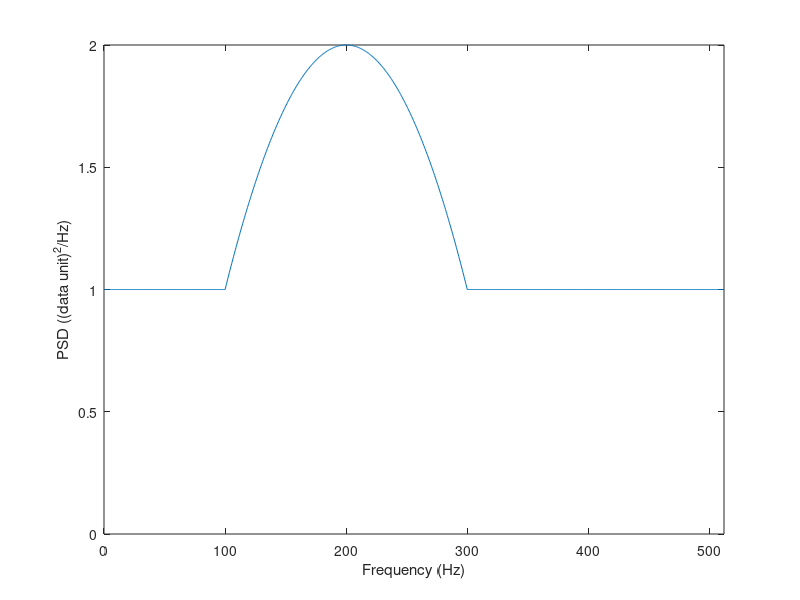

The MATLAB source for this figure: (Note: this script raises an error after producing the figure.)
% parameters
snr = 10;
nSamples = 2048;
sampFreq = 1024;
timeVec = (0:(nSamples-1))/sampFreq;

% Generate the signal that is to be normalized
% Implementing Linear Transient Chirp signal directly
A = 1; % Amplitude value does not matter as it will be changed in the normalization
ta = 0.5; % Start time
td = 1.0; % Decay time constant
f0 = 50; % Starting frequency
f1 = 300; % Ending frequency
sigVec = zeros(size(timeVec));
for idx = 1:length(timeVec)
    t = timeVec(idx);
    if t >= ta
        f = f0 + (f1-f0)*(t-ta)/td;
        sigVec(idx) = A * exp(-(t-ta)/td) * sin(2*pi*f*(t-ta));
    end
end

% We will use the noise PSD used in colGaussNoiseDemo.m but add a constant
% to remove the parts that are zero.
noisePSD = @(f) (f>=100 & f<=300).*(f-100).*(300-f)/10000 + 1;

% Generate the PSD vector to be used in the normalization. Should be
% generated for all positive DFT frequencies. 
dataLen = nSamples/sampFreq;
kNyq = floor(nSamples/2)+1;
posFreq = (0:(kNyq-1))*(1/dataLen);
psdPosFreq = noisePSD(posFreq);
figure;
plot(posFreq,psdPosFreq);
axis([0,posFreq(end),0,max(psdPosFreq)]);
xlabel('Frequency (Hz)');
ylabel('PSD ((data unit)^2/Hz)');

% Calculation of the norm
% Implementing inner product calculation directly
fftSig = fft(sigVec);
dataLen = sampFreq*nSamples;
normSigSqrd = (1/dataLen)*sum(abs(fftSig(1:kNyq)).^2./psdPosFreq);

% Normalize signal to specified SNR
sigVec = snr*sigVec/sqrt(normSigSqrd);


% Obtain LLR values for multiple noise realizations
nH0Data = 1000;
llrH0 = zeros(1,nH0Data);
for lp = 1:nH0Data
    noiseVec = randn(size(sigVec)); % Simple white noise for demonstration
    fftNoise = fft(noiseVec);
    llrH0(lp) = (1/dataLen)*real(sum(conj(fftSig(1:kNyq)).*fftNoise(1:kNyq)./psdPosFreq));
end
%Obtain LLR for multiple data (=signal+noise) realizations
nH1Data = 1000;
llrH1 = zeros(1,nH1Data);
for lp = 1:nH0Data
    noiseVec = randn(size(sigVec)); % Simple white noise for demonstration
    dataVec = noiseVec + sigVec;
    fftData = fft(dataVec);
    llrH1(lp) = (1/dataLen)*real(sum(conj(fftSig(1:kNyq)).*fftData(1:kNyq)./psdPosFreq));
end

% Signal to noise ratio estimate
estSNR = (mean(llrH1)-mean(llrH0))/std(llrH0);

figure;
histogram(llrH0);
hold on;
histogram(llrH1);
xlabel('LLR');
ylabel('Counts');
title(['Estimated SNR = ',num2str(estSNR)]);

% A noise realization
figure;
plot(timeVec,noiseVec);
xlabel('Time (sec)');
ylabel('Noise');

% Plot the data (signal+noise) realization and the signal in the time domain
figure;
plot(timeVec,dataVec);
hold on;
plot(timeVec,sigVec);
xlabel('Time (sec)');
ylabel('Amplitude');
title('Data Realization and Signal in Time Domain');

% Plot the periodogram of the signal and data
figure;
[pxx, f] = periodogram(dataVec, [], [], sampFreq);
[pxxSig, fSig] = periodogram(sigVec, [], [], sampFreq);
plot(f, 10*log10(pxx));
hold on;
plot(fSig, 10*log10(pxxSig));
xlabel('Frequency (Hz)');
ylabel('Power/Frequency (dB/Hz)');
title('Periodogram of Signal and Data');

% Plot the spectrogram of the data
figure;
spectrogram(dataVec, hamming(256), 128, [], sampFreq, 'yaxis');
title('Spectrogram of Data');